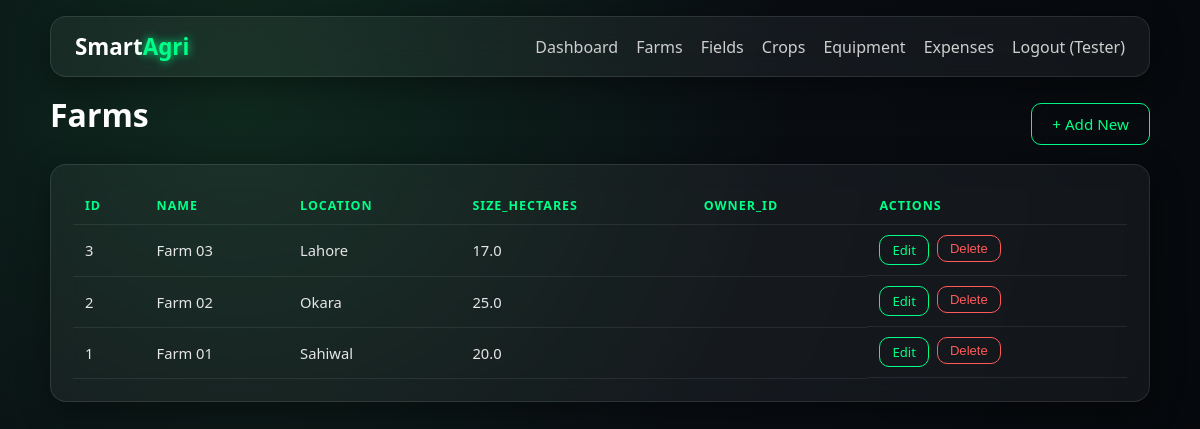
/manage/farms (signed in), run on the app's committed database.
### app/models.py (models this page shows, shortened)
class User(UserMixin, db.Model):
    id = pk()
    username = db.Column(db.String(50), unique=True, nullable=False)
    email = db.Column(db.String(120), unique=True, nullable=False)
    password_hash = db.Column(db.String(255), nullable=False)
    role_id = fk("role")
    created_at = stamp()

class Farm(db.Model):
    id = pk()
    name = text()
    location = text()
    size_hectares = num()
    owner_id = fk("user")

### app/crud.py (the view)
@crud.route("/<name>")
@login_required
def list_items(name):
    model, form_class = get_table(name)
    columns = [c.name for c in model.__table__.columns]
    rows = []
    for item in model.query.order_by(model.id.desc()).all():
        values = [getattr(item, c) for c in columns]
        rows.append((item.id, values))
    return render_template("list.html", name=name, columns=columns, rows=rows)

### app/__init__.py (called while the page is built)
def create_app():
    app = Flask(__name__)
    app.config.from_object(Config)
    db.init_app(app)
    csrf.init_app(app)
    login_manager.init_app(app)
    login_manager.login_view = "auth.login"
    login_manager.login_message = "Please log in first."
    from app.models import User
    @login_manager.user_loader
    def load_user(user_id):
        return User.query.get(int(user_id))
    from app.auth import auth
    from app.dashboard import dashboard
    from app.crud import crud
    app.register_blueprint(auth)
    app.register_blueprint(dashboard)
    app.register_blueprint(crud)
    with app.app_context():
        db.create_all()
    return app

### app/crud.py (called while the page is built)
def get_table(name):
    if name not in tables:
        abort(404)
    return tables[name]

### app/templates/list.html (shortened to what this page needs)
{% extends "base.html" %}
{% block content %}
<div class="top-row">
    <h1>{{ name|title }}</h1>
    <a class="btn" href="{{ url_for('crud.add_item', name=name) }}">+ Add New</a>
</div>
<div class="glass panel">
    {% if rows %}
    <div class="table-wrap">
    <table>
        <tr>
            {% for col in columns %}<th>{{ col }}</th>{% endfor %}
            <th>Actions</th>
        </tr>
        {% for item_id, values in rows %}
        <tr>
            {% for v in values %}<td>{{ v if v is not none else '' }}</td>{% endfor %}
            <td class="actions">
                <a class="btn small-btn" href="{{ url_for('crud.edit_item', name=name, item_id=item_id) }}">Edit</a>
                <form method="POST" action="{{ url_for('crud.delete_item', name=name, item_id=item_id) }}" onsubmit="return confirm('Delete this record?');">
                    <button class="btn small-btn danger" type="submit">Delete</button>
                </form>
            </td>
        </tr>
        {% endfor %}
    </table>
    </div>
    {% else %}
    <p>No records yet.</p>
    {% endif %}
</div>
{% endblock %}

### app/templates/base.html (shortened to what this page needs)
<!DOCTYPE html>
<html lang="en">
<head>
    <link rel="stylesheet" href="{{ url_for('static', filename='style.css') }}">
</head>
<body>
    <nav class="navbar glass">
        <a class="brand" href="{{ url_for('dashboard.home') }}">Smart<span>Agri</span></a>
        <div class="links">
            {% if current_user.is_authenticated %}
            <a href="{{ url_for('dashboard.home') }}">Dashboard</a>
            <a href="{{ url_for('crud.list_items', name='farms') }}">Farms</a>
            <a href="{{ url_for('crud.list_items', name='fields') }}">Fields</a>
            <a href="{{ url_for('crud.list_items', name='crops') }}">Crops</a>
            <a href="{{ url_for('crud.list_items', name='equipment') }}">Equipment</a>
            <a href="{{ url_for('crud.list_items', name='expenses') }}">Expenses</a>
            <a href="{{ url_for('auth.logout') }}">Logout ({{ current_user.username }})</a>
            {% else %}
            <a href="{{ url_for('auth.login') }}">Login</a>
            <a href="{{ url_for('auth.register') }}">Register</a>
            {% endif %}
        </div>
    </nav>
    <main class="container">
        {% block content %}{% endblock %}
    </main>
</body>
</html>

### app/static/style.css (style rules this page uses)
* { box-sizing: border-box; margin: 0; padding: 0; }
body { font-family: "Segoe UI", Arial, sans-serif; color: #e6e6e6; min-height: 100vh; background: radial-gradient(circle at 20% 10%, #0f2a1f 0%, #090d12 45%, #05070a 100%) fixed; }
a { color: #00ff88; text-decoration: none; }
.glass { background: rgba(255, 255, 255, 0.05); backdrop-filter: blur(14px); -webkit-backdrop-filter: blur(14px); border: 1px solid rgba(255, 255, 255, 0.1); border-radius: 16px; box-shadow: 0 8px 32px rgba(0, 0, 0, 0.4); }
.navbar { display: flex; justify-content: space-between; align-items: center; flex-wrap: wrap; gap: 10px; margin: 16px auto; width: 94%; max-width: 1100px; padding: 14px 24px; }
.brand { font-size: 1.4rem; font-weight: bold; color: #fff; }
.brand span { color: #00ff88; text-shadow: 0 0 10px #00ff88; }
.links { display: flex; gap: 18px; flex-wrap: wrap; }
.links a { color: #cfcfcf; }
.container { width: 94%; max-width: 1100px; margin: 0 auto 40px; }
h1 { margin-bottom: 18px; color: #fff; }
.panel { padding: 22px; }
.top-row { display: flex; justify-content: space-between; align-items: center; margin-bottom: 10px; }
.table-wrap { overflow-x: auto; }
table { width: 100%; border-collapse: collapse; }
th, td { padding: 10px 12px; text-align: left; border-bottom: 1px solid rgba(255, 255, 255, 0.08); font-size: 0.92rem; }
th { color: #00ff88; text-transform: uppercase; font-size: 0.78rem; letter-spacing: 1px; }
.actions { display: flex; gap: 8px; }
.actions form { display: inline; }
.btn { display: inline-block; background: transparent; color: #00ff88; border: 1px solid #00ff88; padding: 10px 20px; border-radius: 10px; cursor: pointer; font-size: 0.95rem; transition: 0.2s; }
.small-btn { padding: 5px 12px; font-size: 0.82rem; }
.danger { color: #ff5a5a; border-color: #ff5a5a; }

### data on the page
User: username "Tester"
Farm: name "Farm 03", location "Lahore", size_hectares "17.0"
Farm: name "Farm 02", location "Okara", size_hectares "25.0"
Farm: name "Farm 01", location "Sahiwal", size_hectares "20.0"

### other printed values
{{ name|title }} "Farms"
{{ col }} "ID" "NAME" "LOCATION" "SIZE_HECTARES" "OWNER_ID"
{{ v if v is not none else '' }} "3" "2" "1"
